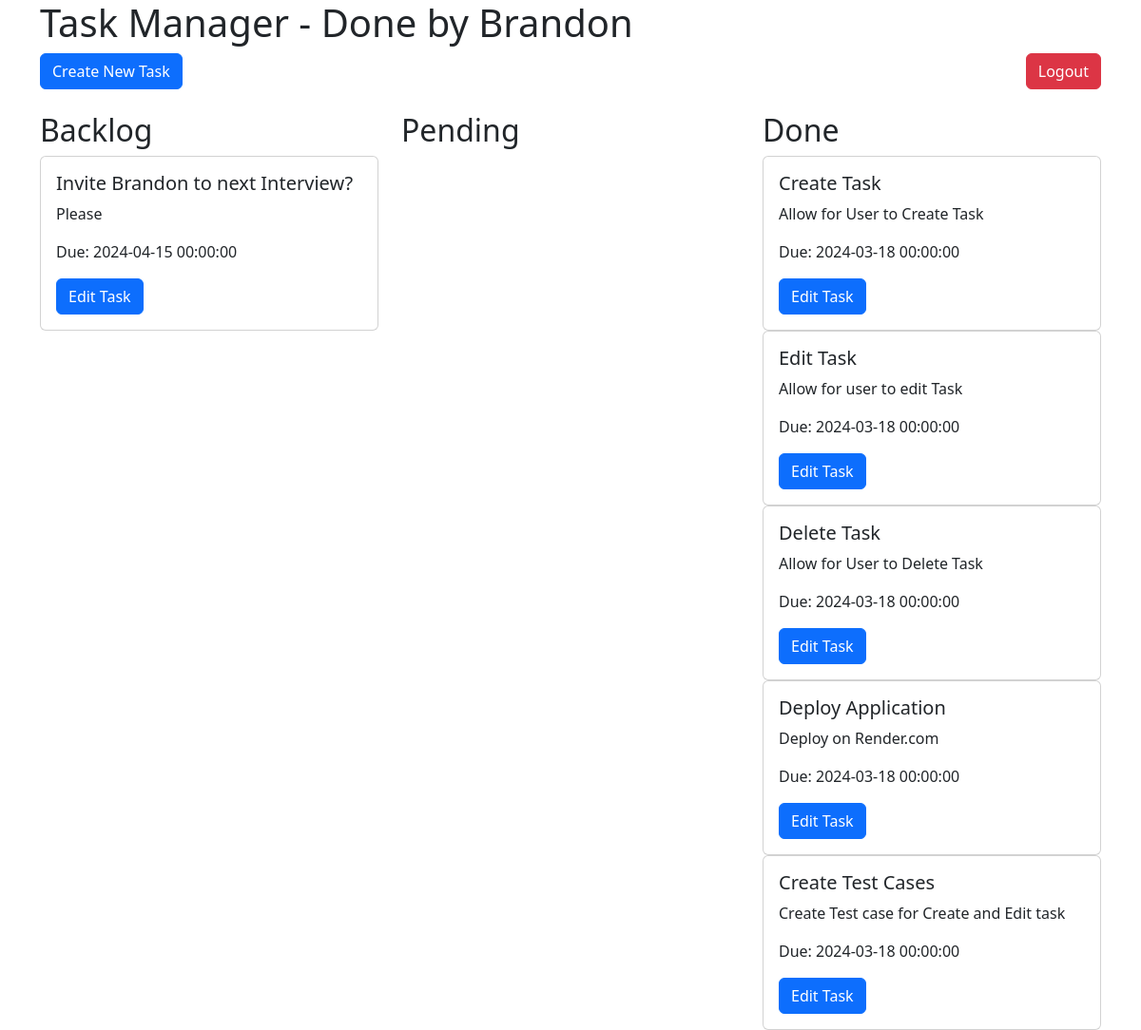
Screenshot of /home (signed in) with the database file from the repository.
### app.py (models this page shows)
class task(db.Model):
    id = db.Column('task_id', db.Integer, primary_key=True)
    title = db.Column(db.String(100), nullable=False)
    description = db.Column(db.String(500))
    status = db.Column(Enum(statusEnum))
    due_date = db.Column(db.DateTime)

### app.py (the view)
@app.route('/home')
def hello_world():
    Tasks=task.query.all()
    return render_template('view.html', tasks=Tasks)

### app.py (called while the page is built)
@login_manager.user_loader
def load_user(user_id):
    return user.query.get(int(user_id))

### templates/view.html (shortened to what this page needs)
<!DOCTYPE html>
<html lang="en">
<head>
    <link href="https://cdn.jsdelivr.net/npm/bootstrap@5.3.3/dist/css/bootstrap.min.css" rel="stylesheet"
>
</head>
<body>
<div class="container">
    <h1>Task Manager - Done by Brandon</h1>
<div class="d-flex justify-content-between">
    <button type="button" class="btn btn-primary" data-bs-toggle="modal" data-bs-target="#exampleModal">
        Create New Task
    </button>
    <form action="/logout" method="post">
        <button type="submit" class="btn btn-danger">Logout</button>
    </form>
</div>
    <br>
    <div class="row">
        <div class="col">
            <div>
                <h2>Backlog</h2>
                {% for task in tasks %}
                    {% if task.status.value == "Backlog" %}
                        <div class="card">
                            <div class="card-body">
                                <h5 class="card-title">{{ task.title }}</h5>
                                <p class="card-text">{{ task.description }}</p>
                                <p class="card-text">Due: {{ task.due_date }}</p>
                                <button type="button" class="btn btn-primary" data-bs-toggle="modal"
                                        data-bs-target="#editModal{{ task.id }}">Edit Task
                                </button>
                            </div>
                        </div>
                    {% endif %}
                {% endfor %}
            </div>
        </div>
        <div class="col">
            <div>
                <h2>Pending</h2>
            </div>
        </div>
        <div class="col">
            <div>
                <h2>Done</h2>
                {% for task in tasks %}
                    {% if task.status.value == "Done" %}
                        <div class="card">
                            <div class="card-body">
                                <h5 class="card-title"> {{ task.title }}</h5>
                                <p class="card-text"> {{ task.description }}</p>
                                <p class="card-text">Due: {{ task.due_date }}</p>
                                <button type="button" class="btn btn-primary" data-bs-toggle="modal"
                                        data-bs-target="#editModal{{ task.id }}">Edit Task
                                </button>
                            </div>
                        </div>
                    {% endif %}
                {% endfor %}
            </div>
        </div>
    </div>
</div>
</body>
</html>

### rows the page displays
task: title "Invite Brandon to next Interview?", description "Please", due_date "2024-04-15 00:00:00"
task: title "Create Task", description "Allow for User to Create Task", due_date "2024-03-18 00:00:00"
task: title "Edit Task", description "Allow for user to edit Task", due_date "2024-03-18 00:00:00"
task: title "Delete Task", description "Allow for User to Delete Task", due_date "2024-03-18 00:00:00"
task: title "Deploy Application", description "Deploy on Render.com", due_date "2024-03-18 00:00:00"
task: title "Create Test Cases", description "Create Test case for Create and Edit task", due_date "2024-03-18 00:00:00"
